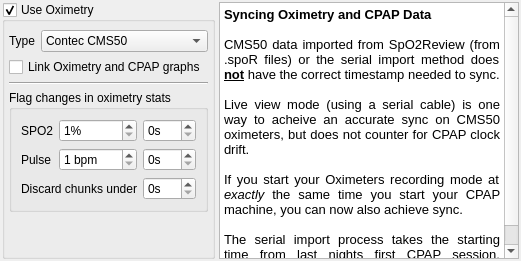
     <widget class="QWidget" name="oximetryTab">
      <attribute name="title">
       <string>&amp;Oximetry</string>
      </attribute>
      <layout class="QHBoxLayout" name="horizontalLayout_12">
       <property name="spacing">
        <number>4</number>
       </property>
       <property name="leftMargin">
        <number>2</number>
       </property>
       <property name="topMargin">
        <number>2</number>
       </property>
       <property name="rightMargin">
        <number>2</number>
       </property>
       <property name="bottomMargin">
        <number>2</number>
       </property>
       <item>
        <widget class="QGroupBox" name="oximetryGroupBox">
         <property name="title">
          <string>Use Oximetry</string>
         </property>
         <property name="checkable">
          <bool>true</bool>
         </property>
         <layout class="QGridLayout" name="gridLayout_2">
          <property name="leftMargin">
           <number>4</number>
          </property>
          <property name="topMargin">
           <number>8</number>
          </property>
          <property name="rightMargin">
           <number>4</number>
          </property>
          <property name="bottomMargin">
           <number>4</number>
          </property>
          <property name="spacing">
           <number>5</number>
          </property>
          <item row="0" column="0">
           <widget class="QLabel" name="label_20">
            <property name="sizePolicy">
             <sizepolicy hsizetype="Fixed" vsizetype="Preferred">
              <horstretch>0</horstretch>
              <verstretch>0</verstretch>
             </sizepolicy>
            </property>
            <property name="text">
             <string>Type</string>
            </property>
           </widget>
          </item>
          <item row="0" column="1">
           <widget class="QComboBox" name="oximetryType">
            <property name="sizePolicy">
             <sizepolicy hsizetype="Minimum" vsizetype="Fixed">
              <horstretch>0</horstretch>
              <verstretch>0</verstretch>
             </sizepolicy>
            </property>
            <item>
             <property name="text">
              <string>Contec CMS50</string>
             </property>
            </item>
           </widget>
          </item>
          <item row="1" column="0" colspan="2">
           <widget class="QCheckBox" name="oximetrySync">
            <property name="sizePolicy">
             <sizepolicy hsizetype="Fixed" vsizetype="Fixed">
              <horstretch>0</horstretch>
              <verstretch>0</verstretch>
             </sizepolicy>
            </property>
            <property name="toolTip">
             <string>Tries to forces the oximetry data to link with CPAP when possible.</string>
            </property>
            <property name="text">
             <string>Link Oximetry and CPAP graphs</string>
            </property>
           </widget>
          </item>
          <item row="4" column="0" colspan="2">
           <spacer name="verticalSpacer_6">
            <property name="orientation">
             <enum>Qt::Vertical</enum>
            </property>
            <property name="sizeHint" stdset="0">
             <size>
              <width>20</width>
              <height>40</height>
             </size>
            </property>
           </spacer>
          </item>
          <item row="3" column="0" colspan="2">
           <widget class="QGroupBox" name="groupBox_4">
            <property name="title">
             <string>Flag changes in oximetry stats</string>
            </property>
            <layout class="QGridLayout" name="gridLayout_4">
             <item row="0" column="0">
              <widget class="QLabel" name="label_24">
               <property name="sizePolicy">
                <sizepolicy hsizetype="Fixed" vsizetype="Preferred">
                 <horstretch>0</horstretch>
                 <verstretch>0</verstretch>
                </sizepolicy>
               </property>
               <property name="text">
                <string>SPO2</string>
               </property>
              </widget>
             </item>
             <item row="0" column="1">
              <widget class="QDoubleSpinBox" name="spo2Drop">
               <property name="toolTip">
                <string>Percentage drop in oxygen saturation</string>
               </property>
               <property name="suffix">
                <string>%</string>
               </property>
               <property name="decimals">
                <number>0</number>
               </property>
               <property name="minimum">
                <double>1.000000000000000</double>
               </property>
              </widget>
             </item>
             <item row="2" column="0">
              <widget class="QLabel" name="label_25">
               <property name="sizePolicy">
                <sizepolicy hsizetype="Fixed" vsizetype="Preferred">
                 <horstretch>0</horstretch>
                 <verstretch>0</verstretch>
                </sizepolicy>
               </property>
               <property name="text">
                <string>Pulse</string>
               </property>
              </widget>
             </item>
             <item row="2" column="1">
              <widget class="QDoubleSpinBox" name="pulseChange">
               <property name="toolTip">
                <string>Sudden change in Pulse Rate of at least this amount</string>
               </property>
               <property name="suffix">
                <string> bpm</string>
               </property>
               <property name="decimals">
                <number>0</number>
               </property>
               <property name="minimum">
                <double>1.000000000000000</double>
               </property>
              </widget>
             </item>
             <item row="0" column="2">
              <widget class="QDoubleSpinBox" name="spo2DropTime">
               <property name="toolTip">
                <string>Minimum duration of drop in oxygen saturation</string>
               </property>
               <property name="suffix">
                <string>s</string>
               </property>
               <property name="decimals">
                <number>0</number>
               </property>
              </widget>
             </item>
             <item row="2" column="2">
              <widget class="QDoubleSpinBox" name="pulseChangeTime">
               <property name="toolTip">
                <string>Minimum duration of pulse change event.</string>
               </property>
               <property name="suffix">
                <string>s</string>
               </property>
               <property name="decimals">
                <number>0</number>
               </property>
              </widget>
             </item>
             <item row="3" column="0" colspan="2">
              <widget class="QLabel" name="label_33">
               <property name="text">
                <string>Discard chunks under</string>
               </property>
               <property name="alignment">
                <set>Qt::AlignRight|Qt::AlignTrailing|Qt::AlignVCenter</set>
               </property>
              </widget>
             </item>
             <item row="3" column="2">
              <widget class="QSpinBox" name="oxiDiscardThreshold">
               <property name="toolTip">
                <string>Small chunks of oximetry data under this amount will be discarded.</string>
               </property>
               <property name="suffix">
                <string>s</string>
               </property>
               <property name="maximum">
                <number>300</number>
               </property>
              </widget>
             </item>
            </layout>
           </widget>
          </item>
          <item row="2" column="0" colspan="2">
           <widget class="Line" name="line_4">
            <property name="orientation">
             <enum>Qt::Horizontal</enum>
            </property>
           </widget>
          </item>
         </layout>
        </widget>
       </item>
       <item>
        <widget class="QTextBrowser" name="textBrowser">
         <property name="minimumSize">
          <size>
           <width>300</width>
           <height>0</height>
          </size>
         </property>
         <property name="html">
          <string>&lt;!DOCTYPE HTML PUBLIC &quot;-//W3C//DTD HTML 4.0//EN&quot; &quot;http://www.w3.org/TR/REC-html40/strict.dtd&quot;&gt;
&lt;html&gt;&lt;head&gt;&lt;meta name=&quot;qrichtext&quot; content=&quot;1&quot; /&gt;&lt;style type=&quot;text/css&quot;&gt;
p, li { white-space: pre-wrap; }
&lt;/style&gt;&lt;/head&gt;&lt;body style=&quot; font-family:'.Lucida Grande UI'; font-size:13pt; font-weight:400; font-style:normal;&quot;&gt;
&lt;p style=&quot; margin-top:0px; margin-bottom:0px; margin-left:0px; margin-right:0px; -qt-block-indent:0; text-indent:0px;&quot;&gt;&lt;span style=&quot; font-family:'Sans'; font-size:10pt; font-weight:600;&quot;&gt;Syncing Oximetry and CPAP Data&lt;/span&gt;&lt;/p&gt;
&lt;p align=&quot;justify&quot; style=&quot;-qt-paragraph-type:empty; margin-top:0px; margin-bottom:0px; margin-left:0px; margin-right:0px; -qt-block-indent:0; text-indent:0px; font-family:'Sans'; font-size:10pt;&quot;&gt;&lt;br /&gt;&lt;/p&gt;
&lt;p align=&quot;justify&quot; style=&quot; margin-top:0px; margin-bottom:0px; margin-left:0px; margin-right:0px; -qt-block-indent:0; text-indent:0px;&quot;&gt;&lt;span style=&quot; font-family:'Sans'; font-size:10pt;&quot;&gt;CMS50 data imported from SpO2Review (from .spoR files) or the serial import method does &lt;/span&gt;&lt;span style=&quot; font-family:'Sans'; font-size:10pt; font-weight:600; text-decoration: underline;&quot;&gt;not&lt;/span&gt;&lt;span style=&quot; font-family:'Sans'; font-size:10pt;&quot;&gt; have the correct timestamp needed to sync.&lt;/span&gt;&lt;/p&gt;
&lt;p align=&quot;justify&quot; style=&quot;-qt-paragraph-type:empty; margin-top:0px; margin-bottom:0px; margin-left:0px; margin-right:0px; -qt-block-indent:0; text-indent:0px; font-family:'Sans'; font-size:10pt;&quot;&gt;&lt;br /&gt;&lt;/p&gt;
&lt;p align=&quot;justify&quot; style=&quot; margin-top:0px; margin-bottom:0px; margin-left:0px; margin-right:0px; -qt-block-indent:0; text-indent:0px;&quot;&gt;&lt;span style=&quot; font-family:'Sans'; font-size:10pt;&quot;&gt;Live view mode (using a serial cable) is one way to acheive an accurate sync on CMS50 oximeters, but does not counter for CPAP clock drift.&lt;/span&gt;&lt;/p&gt;
&lt;p align=&quot;justify&quot; style=&quot;-qt-paragraph-type:empty; margin-top:0px; margin-bottom:0px; margin-left:0px; margin-right:0px; -qt-block-indent:0; text-indent:0px; font-family:'Sans'; font-size:10pt;&quot;&gt;&lt;br /&gt;&lt;/p&gt;
&lt;p align=&quot;justify&quot; style=&quot; margin-top:0px; margin-bottom:0px; margin-left:0px; margin-right:0px; -qt-block-indent:0; text-indent:0px;&quot;&gt;&lt;span style=&quot; font-family:'Sans'; font-size:10pt;&quot;&gt;If you start your Oximeters recording mode at &lt;/span&gt;&lt;span style=&quot; font-family:'Sans'; font-size:10pt; font-style:italic;&quot;&gt;exactly &lt;/span&gt;&lt;span style=&quot; font-family:'Sans'; font-size:10pt;&quot;&gt;the same time you start your CPAP machine, you can now also achieve sync. &lt;/span&gt;&lt;/p&gt;
&lt;p align=&quot;justify&quot; style=&quot;-qt-paragraph-type:empty; margin-top:0px; margin-bottom:0px; margin-left:0px; margin-right:0px; -qt-block-indent:0; text-indent:0px; font-family:'Sans'; font-size:10pt;&quot;&gt;&lt;br /&gt;&lt;/p&gt;
&lt;p align=&quot;justify&quot; style=&quot; margin-top:0px; margin-bottom:0px; margin-left:0px; margin-right:0px; -qt-block-indent:0; text-indent:0px;&quot;&gt;&lt;span style=&quot; font-family:'Sans'; font-size:10pt;&quot;&gt;The serial import process takes the starting time from last nights first CPAP session. (Remember to import your CPAP data first!)&lt;/span&gt;&lt;/p&gt;&lt;/body&gt;&lt;/html&gt;</string>
         </property>
        </widget>
       </item>
      </layout>
     </widget>
